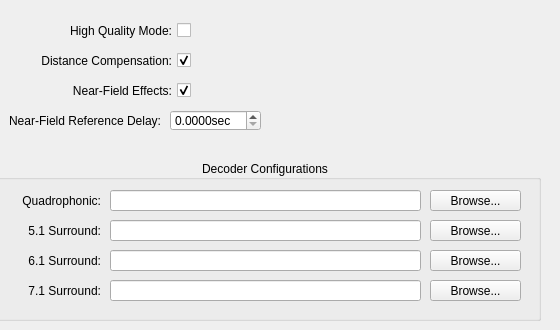
    <widget class="QWidget" name="tab_6">
     <attribute name="title">
      <string>Renderer</string>
     </attribute>
     <widget class="QCheckBox" name="decoderHQModeCheckBox">
      <property name="geometry">
       <rect>
        <x>10</x>
        <y>20</y>
        <width>181</width>
        <height>21</height>
       </rect>
      </property>
      <property name="toolTip">
       <string>Enables high-quality ambisonic rendering. This mode is
capable of frequency-dependent processing, creating a
better reproduction of 3D sound rendering over
surround sound speakers. Enabling this also requires
specifying decoder configuration files for the
appropriate speaker configuration you intend to use.</string>
      </property>
      <property name="layoutDirection">
       <enum>Qt::RightToLeft</enum>
      </property>
      <property name="text">
       <string>High Quality Mode:</string>
      </property>
     </widget>
     <widget class="QCheckBox" name="decoderDistCompCheckBox">
      <property name="geometry">
       <rect>
        <x>10</x>
        <y>50</y>
        <width>181</width>
        <height>21</height>
       </rect>
      </property>
      <property name="toolTip">
       <string>This applies the necessary delays and attenuation
to make the speakers behave as though they are
all equidistant, which is important for proper
playback of 3D sound rendering. Requires the
proper distances to be specified in the decoder
configuration file.</string>
      </property>
      <property name="layoutDirection">
       <enum>Qt::RightToLeft</enum>
      </property>
      <property name="text">
       <string>Distance Compensation:</string>
      </property>
      <property name="checked">
       <bool>true</bool>
      </property>
     </widget>
     <widget class="QGroupBox" name="groupBox_8">
      <property name="geometry">
       <rect>
        <x>-10</x>
        <y>160</y>
        <width>551</width>
        <height>161</height>
       </rect>
      </property>
      <property name="title">
       <string>Decoder Configurations</string>
      </property>
      <property name="alignment">
       <set>Qt::AlignCenter</set>
      </property>
      <widget class="QLineEdit" name="decoderQuadLineEdit">
       <property name="geometry">
        <rect>
         <x>120</x>
         <y>30</y>
         <width>311</width>
         <height>21</height>
        </rect>
       </property>
      </widget>
      <widget class="QLabel" name="label_25">
       <property name="geometry">
        <rect>
         <x>20</x>
         <y>30</y>
         <width>91</width>
         <height>21</height>
        </rect>
       </property>
       <property name="text">
        <string>Quadrophonic:</string>
       </property>
       <property name="alignment">
        <set>Qt::AlignRight|Qt::AlignTrailing|Qt::AlignVCenter</set>
       </property>
      </widget>
      <widget class="QPushButton" name="decoderQuadButton">
       <property name="geometry">
        <rect>
         <x>440</x>
         <y>30</y>
         <width>91</width>
         <height>21</height>
        </rect>
       </property>
       <property name="text">
        <string>Browse...</string>
       </property>
      </widget>
      <widget class="QLineEdit" name="decoder51LineEdit">
       <property name="geometry">
        <rect>
         <x>120</x>
         <y>60</y>
         <width>311</width>
         <height>21</height>
        </rect>
       </property>
      </widget>
      <widget class="QPushButton" name="decoder51Button">
       <property name="geometry">
        <rect>
         <x>440</x>
         <y>60</y>
         <width>91</width>
         <height>21</height>
        </rect>
       </property>
       <property name="text">
        <string>Browse...</string>
       </property>
      </widget>
      <widget class="QLabel" name="label_26">
       <property name="geometry">
        <rect>
         <x>20</x>
         <y>60</y>
         <width>91</width>
         <height>21</height>
        </rect>
       </property>
       <property name="text">
        <string>5.1 Surround:</string>
       </property>
       <property name="alignment">
        <set>Qt::AlignRight|Qt::AlignTrailing|Qt::AlignVCenter</set>
       </property>
      </widget>
      <widget class="QLabel" name="label_28">
       <property name="geometry">
        <rect>
         <x>20</x>
         <y>90</y>
         <width>91</width>
         <height>21</height>
        </rect>
       </property>
       <property name="text">
        <string>6.1 Surround:</string>
       </property>
       <property name="alignment">
        <set>Qt::AlignRight|Qt::AlignTrailing|Qt::AlignVCenter</set>
       </property>
      </widget>
      <widget class="QLineEdit" name="decoder61LineEdit">
       <property name="geometry">
        <rect>
         <x>120</x>
         <y>90</y>
         <width>311</width>
         <height>21</height>
        </rect>
       </property>
      </widget>
      <widget class="QPushButton" name="decoder61Button">
       <property name="geometry">
        <rect>
         <x>440</x>
         <y>90</y>
         <width>91</width>
         <height>21</height>
        </rect>
       </property>
       <property name="text">
        <string>Browse...</string>
       </property>
      </widget>
      <widget class="QPushButton" name="decoder71Button">
       <property name="geometry">
        <rect>
         <x>440</x>
         <y>120</y>
         <width>91</width>
         <height>21</height>
        </rect>
       </property>
       <property name="text">
        <string>Browse...</string>
       </property>
      </widget>
      <widget class="QLineEdit" name="decoder71LineEdit">
       <property name="geometry">
        <rect>
         <x>120</x>
         <y>120</y>
         <width>311</width>
         <height>21</height>
        </rect>
       </property>
      </widget>
      <widget class="QLabel" name="label_29">
       <property name="geometry">
        <rect>
         <x>20</x>
         <y>120</y>
         <width>91</width>
         <height>21</height>
        </rect>
       </property>
       <property name="text">
        <string>7.1 Surround:</string>
       </property>
       <property name="alignment">
        <set>Qt::AlignRight|Qt::AlignTrailing|Qt::AlignVCenter</set>
       </property>
      </widget>
     </widget>
     <widget class="QCheckBox" name="decoderNFEffectsCheckBox">
      <property name="geometry">
       <rect>
        <x>10</x>
        <y>80</y>
        <width>181</width>
        <height>21</height>
       </rect>
      </property>
      <property name="toolTip">
       <string>Simulates and compensates for low-frequency effects
caused by the curvature of nearby sound-waves, which
creates a more realistic perception of sound distance.
Note that the effect may be stronger or weaker than
intended if the application doesn't use or specify an
appropriate unit scale, or if incorrect speaker distances
are set in the decoder configuration file. Requires High
Quality Mode to be enabled.</string>
      </property>
      <property name="layoutDirection">
       <enum>Qt::RightToLeft</enum>
      </property>
      <property name="text">
       <string>Near-Field Effects:</string>
      </property>
      <property name="checked">
       <bool>true</bool>
      </property>
     </widget>
     <widget class="QWidget" name="widget_3" native="true">
      <property name="geometry">
       <rect>
        <x>-10</x>
        <y>110</y>
        <width>281</width>
        <height>21</height>
       </rect>
      </property>
      <property name="toolTip">
       <string>The reference delay value for ambisonic output. When
Channels is set to one of the Ambisonic formats, this
option enables NFC-HOA output with the specified
Reference Delay parameter. The specified value can then
be shared with an appropriate NFC-HOA decoder to
reproduce correct near-field effects. Keep in mind that
despite being designed for higher-order ambisonics, this
applies to first-order output all the same. When left unset,
normal output is created with no near-field simulation.</string>
      </property>
      <widget class="QLabel" name="label_27">
       <property name="geometry">
        <rect>
         <x>20</x>
         <y>0</y>
         <width>151</width>
         <height>21</height>
        </rect>
       </property>
       <property name="text">
        <string>Near-Field Reference Delay:</string>
       </property>
       <property name="alignment">
        <set>Qt::AlignRight|Qt::AlignTrailing|Qt::AlignVCenter</set>
       </property>
      </widget>
      <widget class="QDoubleSpinBox" name="decoderNFRefDelaySpinBox">
       <property name="geometry">
        <rect>
         <x>180</x>
         <y>0</y>
         <width>91</width>
         <height>21</height>
        </rect>
       </property>
       <property name="suffix">
        <string>sec</string>
       </property>
       <property name="decimals">
        <number>4</number>
       </property>
       <property name="maximum">
        <double>1000.000000000000000</double>
       </property>
       <property name="singleStep">
        <double>0.010000000000000</double>
       </property>
      </widget>
     </widget>
    </widget>
